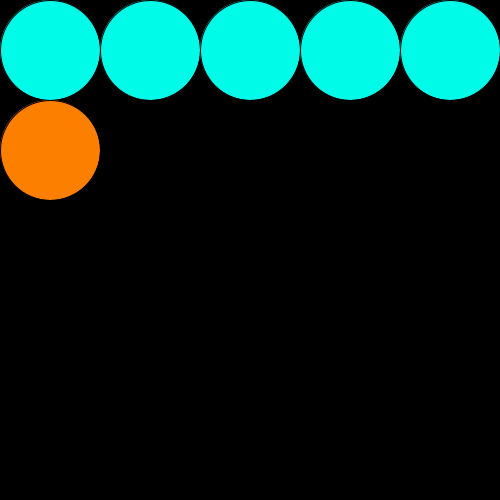
Frame 1 (no input)
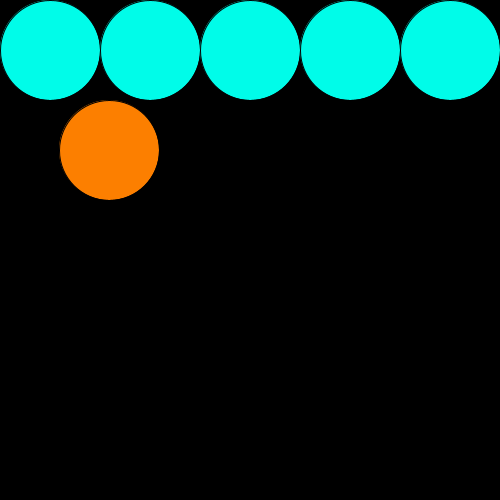
Frame 60 (the mouse pressed at the canvas centre just before this capture)
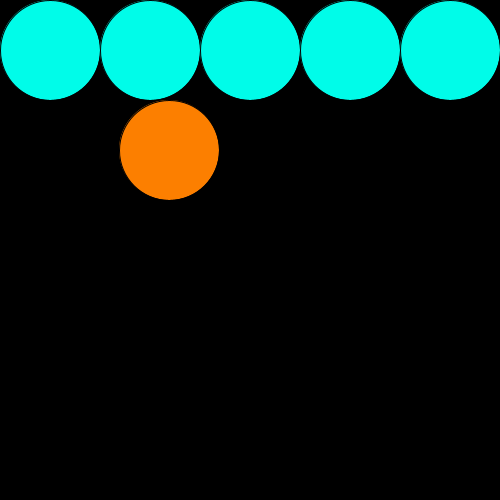
Frame 120 (the mouse held since frame 60 and released just before this capture)

The Processing sketch that drew these frames (run headless with seeded random() and noise(); from frame 60 on, the mouse is pressed at the canvas centre):

// Processing sketch: w08_circles
// ── w08_circles.pde
int movingX;
int movingY;
int radius;
void setup () 
{
  size (500,500);
  background (#FFFFFF);
  radius = width/10;
  movingX = radius;
  movingY = radius + (2 * radius);
  
}

void circleRow(int startX, int endX, int y, int d) 
{
while(startX<=endX)
{
fill(#00FCE9);
circle(startX, y, d);
startX=startX+d;
}

}

void draw () 
{
  background (0);
  circleRow (radius, radius * 9, radius, 2 * radius);
  if (movingX < width - radius) 
  {
    fill (#FC7F00);
    circle (movingX, movingY, 2 * radius);
    movingX++;
  }
  else 
  {
    movingX = radius;
    movingY = movingY + (2 * radius);
  }
  if (movingY > 500) 
  {
    movingY = radius + (2*radius);
  }
}
